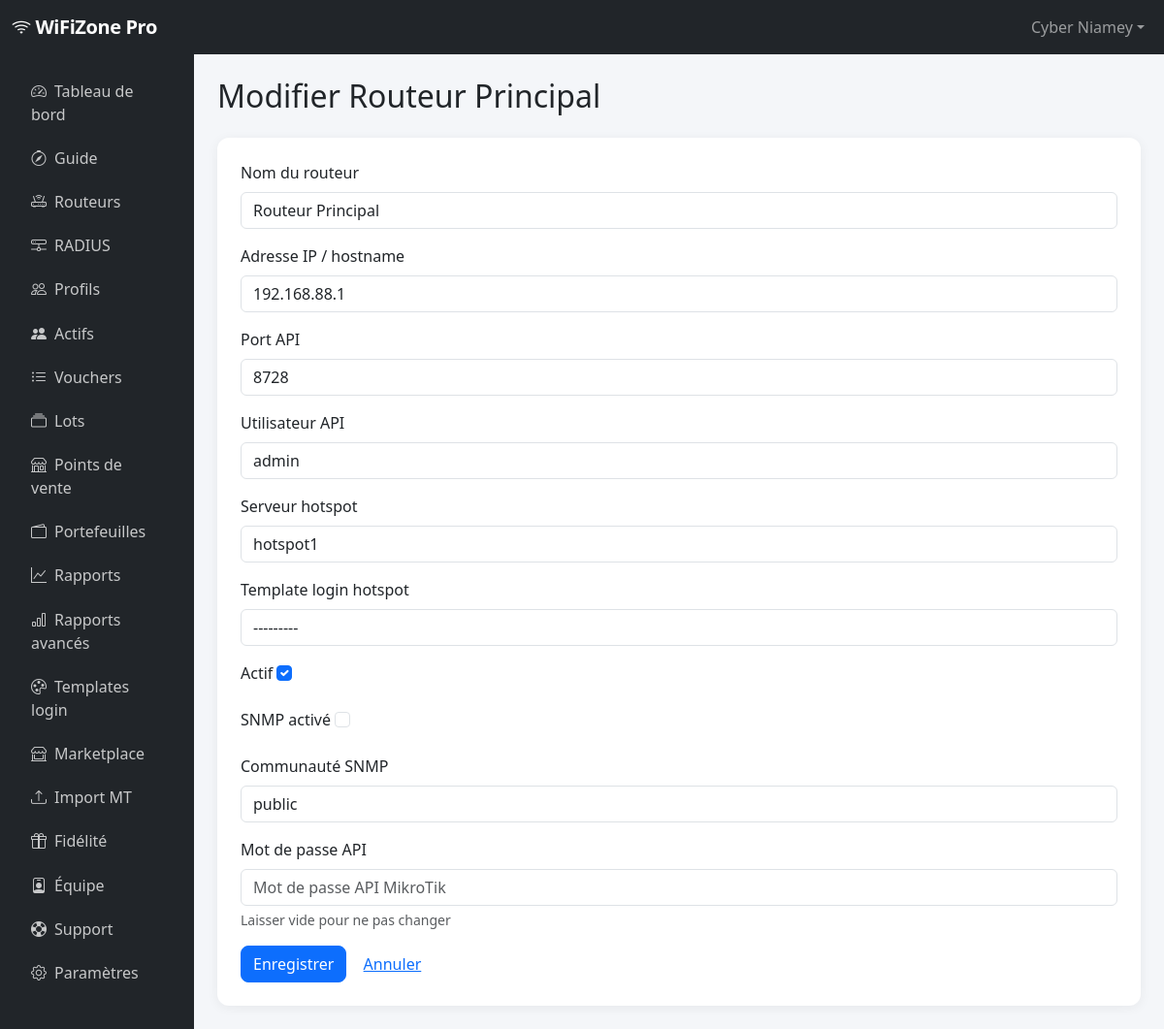
The app's page /routers/1/edit/ (signed in) with its own data.
### accounts/models.py (models this page shows, shortened)
class User(AbstractUser):
    company_name = models.CharField("entreprise / zone WiFi", max_length=200, blank=True)
    phone = models.CharField("téléphone", max_length=30, blank=True)
    city = models.CharField("ville", max_length=100, blank=True)
    country = models.CharField("pays", max_length=100, default="Niger")
    is_reseller = models.BooleanField(default=False)
    totp_secret = models.CharField(max_length=32, blank=True)
    totp_enabled = models.BooleanField(default=False)
    gdpr_consent_at = models.DateTimeField(null=True, blank=True)
    reseller = models.ForeignKey(
        "self",
        null=True,
        blank=True,
        on_delete=models.SET_NULL,
        related_name="reseller_clients",
    )
    class Meta:
        verbose_name = "utilisateur"
        verbose_name_plural = "utilisateurs"
    @property
    def display_name(self):
        return self.company_name or self.get_full_name() or self.username

### routers/models.py (models this page shows, shortened)
class Router(models.Model):
    class ConnectionStatus(models.TextChoices):
        UNKNOWN = "unknown", "Non testé"
        ONLINE = "online", "En ligne"
        OFFLINE = "offline", "Hors ligne"
        ERROR = "error", "Erreur"
    owner = models.ForeignKey(
        settings.AUTH_USER_MODEL,
        on_delete=models.CASCADE,
        related_name="routers",
    )
    name = models.CharField("nom", max_length=100)
    host = models.CharField("adresse IP / hostname", max_length=255)
    port = models.PositiveIntegerField("port API", default=8728)
    username = models.CharField("utilisateur API", max_length=100)
    password_encrypted = models.TextField("mot de passe (chiffré)")
    hotspot_server = models.CharField(
        "serveur hotspot",
        max_length=100,
        blank=True,
        default="hotspot1",
    )
    login_template = models.ForeignKey(
        "hotspots.HotspotLoginTemplate",
        on_delete=models.SET_NULL,
        null=True,
        blank=True,
        related_name="routers",
        verbose_name="template login",
    )
    is_active = models.BooleanField("actif", default=True)
    connection_status = models.CharField(
        max_length=20,
        choices=ConnectionStatus.choices,
        default=ConnectionStatus.UNKNOWN,
    )
    last_connected_at = models.DateTimeField(null=True, blank=True)
    last_error = models.TextField(blank=True)
    latitude = models.DecimalField(max_digits=9, decimal_places=6, null=True, blank=True)
    longitude = models.DecimalField(max_digits=9, decimal_places=6, null=True, blank=True)
    snmp_enabled = models.BooleanField(default=False)
    snmp_community = models.CharField(max_length=64, default="public", blank=True)
    created_at = models.DateTimeField(auto_now_add=True)
    updated_at = models.DateTimeField(auto_now=True)
    class Meta:
        ordering = ["-created_at"]
        verbose_name = "routeur"
        verbose_name_plural = "routeurs"

### routers/views.py (the view)
# urls.py: path("<int:pk>/edit/", views.router_edit, name="edit"),
@login_required
def router_edit(request, pk):
    router = get_object_or_404(Router, pk=pk, owner=get_operator(request.user))
    if request.method == "POST":
        form = RouterForm(get_operator(request.user), request.POST, instance=router)
        if form.is_valid():
            form.save()
            messages.success(request, "Routeur mis à jour.")
            return redirect("routers:detail", pk=router.pk)
    else:
        form = RouterForm(get_operator(request.user), instance=router)
    return render(
        request,
        "routers/form.html",
        {"form": form, "title": f"Modifier {router.name}", "router": router},
    )

### accounts/tenant.py (called while the page is built)
def get_operator(user):
    if not user.is_authenticated:
        return None
    membership = user.team_memberships.filter(is_active=True).select_related("owner").first()
    if membership:
        return membership.owner
    return user

### billing/context_processors.py (called while the page is built)
def subscription_context(request):
    if not request.user.is_authenticated:
        return {"current_subscription": None, "current_plan": None, "operator": None}
    operator = get_operator(request.user)
    sub = get_user_subscription(operator)
    return {
        "current_subscription": sub,
        "current_plan": sub.plan if sub else None,
        "operator": operator,
    }

### billing/models.py (called while the page is built)
    def reset_monthly_usage_if_needed(self):
        now = timezone.now()
        if not self.month_reset_at or now.month != self.month_reset_at.month:
            self.vouchers_used_this_month = 0
            self.month_reset_at = now
            self.save(update_fields=["vouchers_used_this_month", "month_reset_at"])

### billing/services.py (called while the page is built)
def get_user_subscription(user):
    if not user.is_authenticated:
        return None
    try:
        sub = Subscription.objects.select_related("plan").get(user=user)
        sub.reset_monthly_usage_if_needed()
        return sub
    except Subscription.DoesNotExist:
        return None

### hotspots/models.py (called while the page is built)
    def __str__(self):
        return self.name

### templates/routers/form.html (shortened to what this page needs)
{% extends "base_app.html" %}
{% block page_title %}{{ title }}{% endblock %}
{% block app_content %}
<div class="card p-4">
  <form method="post">
    {% for field in form %}
    <div class="mb-3">
      <label class="form-label">{{ field.label }}</label>
      {{ field }}
      {% if field.help_text %}<div class="form-text">{{ field.help_text }}</div>{% endif %}
    </div>
    {% endfor %}
    <button type="submit" class="btn btn-primary">Enregistrer</button>
    <a href="{% url 'routers:list' %}" class="btn btn-link">Annuler</a>
  </form>
</div>
{% endblock %}

### templates/base_app.html (shortened to what this page needs)
{% extends "base.html" %}
{% block body_class %}app-layout{% endblock %}
{% block navbar %}
<nav class="navbar navbar-expand-lg navbar-dark bg-dark">
  <div class="container-fluid">
    <a class="navbar-brand" href="{% url 'dashboard:home' %}">
      <i class="bi bi-wifi"></i> WiFiZone Pro
    </a>
    <div class="collapse navbar-collapse" id="appNav">
      <ul class="navbar-nav ms-auto align-items-lg-center gap-1">
        <li class="nav-item dropdown">
          <a class="nav-link dropdown-toggle" href="#" data-bs-toggle="dropdown">{{ user.display_name }}</a>
        </li>
      </ul>
    </div>
  </div>
</nav>
{% endblock %}
{% block content %}
<div class="container-fluid">
  <div class="row">
  <nav class="col-md-3 col-lg-2 sidebar-app p-3 no-print">
    <ul class="nav flex-column">
      <li class="nav-item"><a class="nav-link {% if request.resolver_match.url_name == 'home' %}active{% endif %}" href="{% url 'dashboard:home' %}"><i class="bi bi-speedometer2 me-2"></i>Tableau de bord</a></li>
      <li class="nav-item"><a class="nav-link" href="{% url 'core:onboarding' %}"><i class="bi bi-compass me-2"></i>Guide</a></li>
      <li class="nav-item"><a class="nav-link" href="{% url 'routers:list' %}"><i class="bi bi-router me-2"></i>Routeurs</a></li>
      <li class="nav-item"><a class="nav-link" href="{% url 'routers:radius_list' %}"><i class="bi bi-hdd-network me-2"></i>RADIUS</a></li>
      <li class="nav-item"><a class="nav-link" href="{% url 'hotspots:profile_list' %}"><i class="bi bi-people me-2"></i>Profils</a></li>
      <li class="nav-item"><a class="nav-link" href="{% url 'dashboard:active_users' %}"><i class="bi bi-people-fill me-2"></i>Actifs</a></li>
      <li class="nav-item"><a class="nav-link" href="{% url 'hotspots:voucher_list' %}"><i class="bi bi-list-ul me-2"></i>Vouchers</a></li>
      <li class="nav-item"><a class="nav-link" href="{% url 'hotspots:batch_list' %}"><i class="bi bi-collection me-2"></i>Lots</a></li>
      <li class="nav-item"><a class="nav-link" href="{% url 'hotspots:pos_list' %}"><i class="bi bi-shop me-2"></i>Points de vente</a></li>
      <li class="nav-item"><a class="nav-link" href="{% url 'hotspots:wallet_list' %}"><i class="bi bi-wallet2 me-2"></i>Portefeuilles</a></li>
      <li class="nav-item"><a class="nav-link" href="{% url 'hotspots:reports' %}"><i class="bi bi-graph-up me-2"></i>Rapports</a></li>
      <li class="nav-item"><a class="nav-link" href="{% url 'hotspots:advanced_reports' %}"><i class="bi bi-bar-chart me-2"></i>Rapports avancés</a></li>
      <li class="nav-item"><a class="nav-link" href="{% url 'hotspots:login_template_list' %}"><i class="bi bi-palette me-2"></i>Templates login</a></li>
      <li class="nav-item"><a class="nav-link" href="{% url 'hotspots:template_marketplace' %}"><i class="bi bi-shop-window me-2"></i>Marketplace</a></li>
      <li class="nav-item"><a class="nav-link" href="{% url 'hotspots:import_users' %}"><i class="bi bi-upload me-2"></i>Import MT</a></li>
      <li class="nav-item"><a class="nav-link" href="{% url 'hotspots:loyalty' %}"><i class="bi bi-gift me-2"></i>Fidélité</a></li>
      <li class="nav-item"><a class="nav-link" href="{% url 'accounts:team_list' %}"><i class="bi bi-person-badge me-2"></i>Équipe</a></li>
      <li class="nav-item"><a class="nav-link" href="{% url 'support:list' %}"><i class="bi bi-life-preserver me-2"></i>Support</a></li>
      <li class="nav-item"><a class="nav-link" href="{% url 'core:settings' %}"><i class="bi bi-gear me-2"></i>Paramètres</a></li>
    </ul>
  </nav>
  <main class="col-md-9 col-lg-10 p-4">
    <h2 class="mb-4">{% block page_title %}{% endblock %}</h2>
    {% block app_content %}{% endblock %}
  </main>
  </div>
</div>
{% endblock %}

### static/css/custom.css (style rules this page uses)
:root { --wz-primary: #0d6efd; --wz-dark: #1a1d23; --wz-sidebar: #212529; }
body { font-family: "Segoe UI", system-ui, -apple-system, sans-serif; background-color: #f4f6f9; }
.navbar-brand { font-weight: 700; letter-spacing: -0.02em; }
.sidebar-app { background: var(--wz-sidebar); min-height: calc(100vh - 56px); }
.sidebar-app .nav-link { color: rgba(255, 255, 255, 0.75); border-radius: 8px; margin-bottom: 2px; padding: 0.6rem 1rem; }
.card { border: none; border-radius: 12px; box-shadow: 0 2px 12px rgba(0, 0, 0, 0.06); }
.btn { border-radius: 8px; }

### records on screen
User: display_name "Cyber Niamey"
Router: form "Routeur Principal" "192.168.88.1" "8728" "admin" "hotspot1" "---------" "☑" "public"

### other values on screen
{{ title }} "Modifier Routeur Principal"
{{ field.label }} "Nom du routeur" "Adresse IP / hostname" "Port API" "Utilisateur API" "Serveur hotspot" "Template login hotspot" "Actif" "SNMP activé" "Communauté SNMP" "Mot de passe API"
{{ field.help_text }} "Laisser vide pour ne pas changer"
